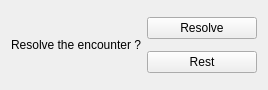
<?xml version="1.0" encoding="UTF-8"?>
<ui version="4.0">
 <class>ResolveOrRestActionWidget</class>
 <widget class="QWidget" name="ResolveOrRestActionWidget">
  <property name="geometry">
   <rect>
    <x>0</x>
    <y>0</y>
    <width>268</width>
    <height>90</height>
   </rect>
  </property>
  <property name="windowTitle">
   <string>Form</string>
  </property>
  <layout class="QHBoxLayout" name="horizontalLayout">
   <item>
    <widget class="QLabel" name="label_text">
     <property name="text">
      <string>Resolve the encounter ?</string>
     </property>
     <property name="wordWrap">
      <bool>true</bool>
     </property>
    </widget>
   </item>
   <item>
    <layout class="QVBoxLayout" name="verticalLayout">
     <item>
      <widget class="QPushButton" name="button_resolve">
       <property name="text">
        <string>Resolve</string>
       </property>
      </widget>
     </item>
     <item>
      <widget class="QPushButton" name="button_rest">
       <property name="text">
        <string>Rest</string>
       </property>
      </widget>
     </item>
    </layout>
   </item>
  </layout>
 </widget>
 <resources>
  <include location="../qrc/unbroken.qrc"/>
 </resources>
 <connections/>
</ui>
